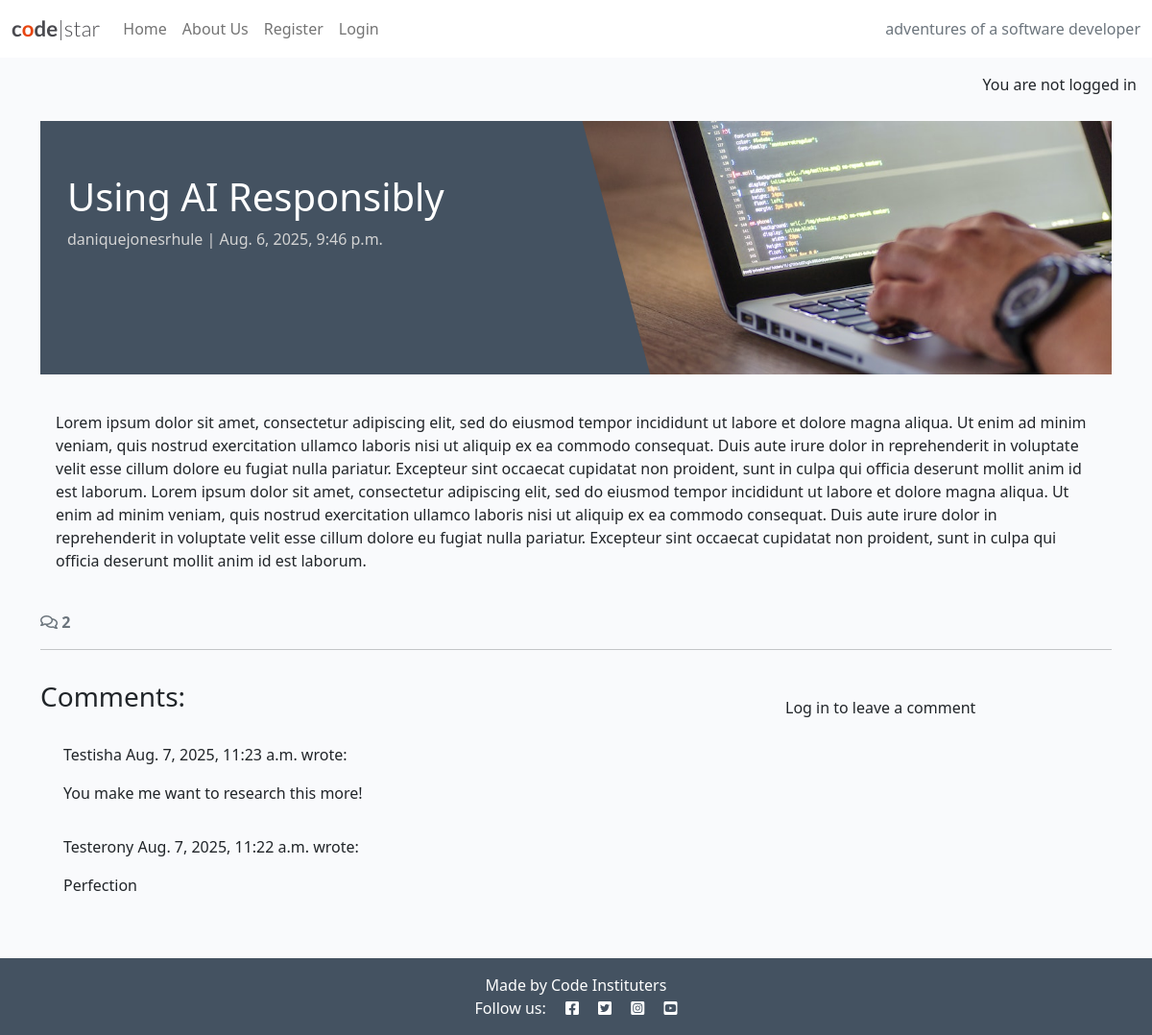
/using-AI-responsibly/, run on the app's committed database.
### blog/models.py (models this page shows, shortened)
class Post(models.Model):
    title = models.CharField(max_length=200, unique=True)
    slug = models.SlugField(max_length=200, unique=True)
    excerpt = models.TextField(blank=True)
    author = models.ForeignKey(
    User, on_delete=models.CASCADE, related_name="blog_posts")
    content = models.TextField()
    created_on = models.DateTimeField(auto_now_add=True)
    status = models.IntegerField(choices=STATUS, default=0)
    updated_on = models.DateTimeField(auto_now=True)

class Comment(models.Model):
    post = models.ForeignKey(
        Post, on_delete=models.CASCADE, related_name="blog_comments")
    author = models.ForeignKey(
        User, on_delete=models.CASCADE, related_name="commenter")
    body = models.TextField()
    approved = models.BooleanField(default=False)
    created_on = models.DateTimeField(auto_now_add=True)
    class Meta:
        ordering = ["created_on"]

### blog/views.py (the view, shortened to what this page needs)
# urls.py: path('<slug:slug>/', views.post_detail, name='post_detail'),
def post_detail(request, slug):
    queryset = Post.objects.filter(status=1)
    post = get_object_or_404(queryset, slug=slug)
    comments = post.blog_comments.all().order_by("-created_on")
    comment_count = post.blog_comments.filter(approved=True).count()
    comment_form = CommentForm()
    return render(
        request,
        "blog/post_detail.html",
        {
            "post": post,
            "comments": comments,
            "comment_count": comment_count,
            "comment_form": comment_form,
        },
    )

### blog/templates/blog/post_detail.html (shortened to what this page needs)
{% extends 'base.html' %} {% block content %}
{% load static %}
{% load crispy_forms_tags %}
<div class="masthead">
    <div class="container">
        <div class="row g-0">
            <div class="col-md-6 masthead-text">
                <h1 class="post-title">{{ post.title }}</h1>
                <p class="post-subtitle">{{ post.author }} | {{ post.created_on }}</p>
            </div>
            <div class="d-none d-md-block col-md-6 masthead-image">
                <img src="{% static 'images/default.jpg' %}" class="scale" alt="placeholder">
            </div>
        </div>
    </div>
</div>
<div class="container">
    <div class="row">
        <div class="col card mb-4  mt-3 left  top">
            <div class="card-body">
                <p class="card-text">{{ post.content | safe }}</p>
      </div>
    </div>
  </div>
  <div class="row">
    <div class="col-12">
      <strong class="text-secondary">
        <i class="far fa-comments"></i> {{ comment_count }}
      </strong>
    </div>
    <div class="col-12">
      <hr>
    </div>
  </div>
  <div class="row">
    <div class="col-md-8 card mb-4  mt-3 ">
      <h3>Comments:</h3>
      <div class="card-body">
        {% for comment in comments %}
        <div class="p-2 comments
          ">
          <p class="font-weight-bold">
            {{ comment.author }}
            <span class="font-weight-normal">
              {{ comment.created_on }}
            </span> wrote:
          </p>
          <div id="comment{{ comment.id }}">
            {{ comment.body | linebreaks }}
          </div>
        </div>
        {% endfor %}
      </div>
    </div>
    <div class="col-md-4 card mb-4 mt-3">
      <div class="card-body">
        {% if user.is_authenticated %}
        <h3>Leave a comment:</h3>
        <p>Posting as: {{ user.username }}</p>
        <form id="commentForm" method="post"
          style="margin-top: 1.3em;">
          {{ comment_form | crispy }}
          {% csrf_token %}
          <button id="submitButton" type="submit"
            class="btn btn-signup btn-lg">Submit</button>
        </form>
        {% else %}
        <p>Log in to leave a comment</p>
        {% endif %}
      </div>
    </div>
  </div>
</div>
{% endblock content %}

### static/css/style.css (style rules this page uses)
body { background-color: #F9FAFC; }
.main-bg { background-color: #F9FAFC; }
.card { border: none; background-color: transparent; }
.scale { width: 100%; height: auto; }
.masthead { margin-top: 10px; overflow: hidden; position: relative; display: inline-block; height: 33vh; width: 100%; }
.masthead-text { background-color: #445261; color: white; position: relative; }
.masthead-image { position: relative; overflow: hidden; }
.masthead-image:after { content: ""; position: absolute; top: 0; right: 90%; height: 100%; width: 150%; background: #445261; -webkit-transform: skew(15deg); -moz-transform: skew(15deg); transform: skew(15deg); z-index: 100; }
.post-title { margin-top: 10%; margin-left: 5%; }
.post-subtitle { margin-left: 5%; color: lightgray; }

### data on the page
Post: title "Using AI Responsibly", author "daniquejonesrhule", created_on "Aug. 6, 2025, 9:46 p.m.", content "Lorem ipsum dolor sit amet, consectetur adipiscing elit, sed do eiusmod tempor incididunt ut labore et dolore magna aliqua. Ut enim ad minim veniam, quis nostrud exercitation ullamco laboris nisi ut aliquip ex ea commodo consequat. Duis aute irure dolor in reprehenderit in voluptate velit esse cillum dolore eu fugiat nulla pariatur. Excepteur sint occaecat cupidatat non proident, sunt in culpa qui officia deserunt mollit anim id est laborum. Lorem ipsum dolor sit amet, consectetur adipiscing elit, sed do eiusmod tempor incididunt ut labore et dolore magna aliqua. Ut enim ad minim veniam, quis nostrud exercitation ullamco laboris nisi ut aliquip ex ea commodo consequat. Duis aute irure dolor…"
Comment: author "Testisha", created_on "Aug. 7, 2025, 11:23 a.m.", body "You make me want to research this more!"
Comment: author "Testerony", created_on "Aug. 7, 2025, 11:22 a.m.", body "Perfection"

### other printed values
{{ comment_count }} "2"
